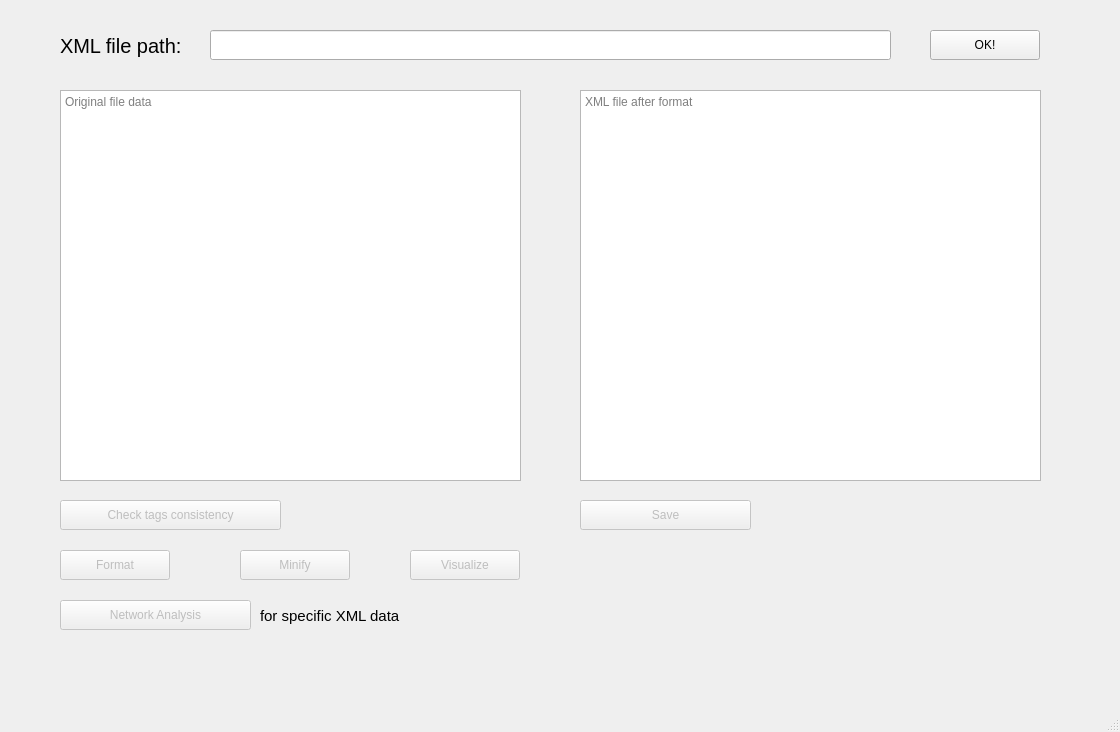
<?xml version="1.0" encoding="UTF-8"?>
<ui version="4.0">
 <class>MainWindow</class>
 <widget class="QMainWindow" name="MainWindow">
  <property name="geometry">
   <rect>
    <x>0</x>
    <y>0</y>
    <width>1120</width>
    <height>732</height>
   </rect>
  </property>
  <property name="windowTitle">
   <string>XML Editor Project</string>
  </property>
  <widget class="QWidget" name="centralwidget">
   <widget class="QLabel" name="label">
    <property name="geometry">
     <rect>
      <x>60</x>
      <y>20</y>
      <width>161</width>
      <height>51</height>
     </rect>
    </property>
    <property name="font">
     <font>
      <pointsize>15</pointsize>
     </font>
    </property>
    <property name="text">
     <string>XML file path:</string>
    </property>
   </widget>
   <widget class="QLineEdit" name="filePath">
    <property name="geometry">
     <rect>
      <x>210</x>
      <y>30</y>
      <width>681</width>
      <height>30</height>
     </rect>
    </property>
    <property name="text">
     <string/>
    </property>
   </widget>
   <widget class="QTextEdit" name="originalText">
    <property name="geometry">
     <rect>
      <x>60</x>
      <y>90</y>
      <width>461</width>
      <height>391</height>
     </rect>
    </property>
    <property name="readOnly">
     <bool>true</bool>
    </property>
    <property name="placeholderText">
     <string>Original file data</string>
    </property>
   </widget>
   <widget class="QTextEdit" name="formattedText">
    <property name="geometry">
     <rect>
      <x>580</x>
      <y>90</y>
      <width>461</width>
      <height>391</height>
     </rect>
    </property>
    <property name="verticalScrollBarPolicy">
     <enum>Qt::ScrollBarAsNeeded</enum>
    </property>
    <property name="horizontalScrollBarPolicy">
     <enum>Qt::ScrollBarAsNeeded</enum>
    </property>
    <property name="sizeAdjustPolicy">
     <enum>QAbstractScrollArea::AdjustToContentsOnFirstShow</enum>
    </property>
    <property name="readOnly">
     <bool>true</bool>
    </property>
    <property name="placeholderText">
     <string>XML file after format</string>
    </property>
   </widget>
   <widget class="QPushButton" name="loadFile">
    <property name="geometry">
     <rect>
      <x>930</x>
      <y>30</y>
      <width>110</width>
      <height>30</height>
     </rect>
    </property>
    <property name="text">
     <string>OK!</string>
    </property>
   </widget>
   <widget class="QPushButton" name="checkTagsConsistency">
    <property name="enabled">
     <bool>false</bool>
    </property>
    <property name="geometry">
     <rect>
      <x>60</x>
      <y>500</y>
      <width>221</width>
      <height>30</height>
     </rect>
    </property>
    <property name="text">
     <string>Check tags consistency</string>
    </property>
    <property name="checkable">
     <bool>false</bool>
    </property>
   </widget>
   <widget class="QPushButton" name="format">
    <property name="enabled">
     <bool>false</bool>
    </property>
    <property name="geometry">
     <rect>
      <x>60</x>
      <y>550</y>
      <width>110</width>
      <height>30</height>
     </rect>
    </property>
    <property name="text">
     <string>Format</string>
    </property>
   </widget>
   <widget class="QPushButton" name="analysis">
    <property name="enabled">
     <bool>false</bool>
    </property>
    <property name="geometry">
     <rect>
      <x>60</x>
      <y>600</y>
      <width>191</width>
      <height>30</height>
     </rect>
    </property>
    <property name="text">
     <string>Network Analysis</string>
    </property>
   </widget>
   <widget class="QLabel" name="label_2">
    <property name="enabled">
     <bool>true</bool>
    </property>
    <property name="geometry">
     <rect>
      <x>260</x>
      <y>600</y>
      <width>211</width>
      <height>31</height>
     </rect>
    </property>
    <property name="font">
     <font>
      <pointsize>11</pointsize>
     </font>
    </property>
    <property name="text">
     <string>for specific XML data</string>
    </property>
   </widget>
   <widget class="QPushButton" name="saveNew">
    <property name="enabled">
     <bool>false</bool>
    </property>
    <property name="geometry">
     <rect>
      <x>580</x>
      <y>500</y>
      <width>171</width>
      <height>30</height>
     </rect>
    </property>
    <property name="text">
     <string>Save</string>
    </property>
   </widget>
   <widget class="QPushButton" name="minify">
    <property name="enabled">
     <bool>false</bool>
    </property>
    <property name="geometry">
     <rect>
      <x>240</x>
      <y>550</y>
      <width>110</width>
      <height>30</height>
     </rect>
    </property>
    <property name="text">
     <string>Minify</string>
    </property>
   </widget>
   <widget class="QPushButton" name="visualize">
    <property name="enabled">
     <bool>false</bool>
    </property>
    <property name="geometry">
     <rect>
      <x>410</x>
      <y>550</y>
      <width>110</width>
      <height>30</height>
     </rect>
    </property>
    <property name="text">
     <string>Visualize</string>
    </property>
   </widget>
  </widget>
  <widget class="QMenuBar" name="menubar">
   <property name="geometry">
    <rect>
     <x>0</x>
     <y>0</y>
     <width>1120</width>
     <height>27</height>
    </rect>
   </property>
  </widget>
  <widget class="QStatusBar" name="statusbar"/>
 </widget>
 <resources/>
 <connections/>
</ui>
